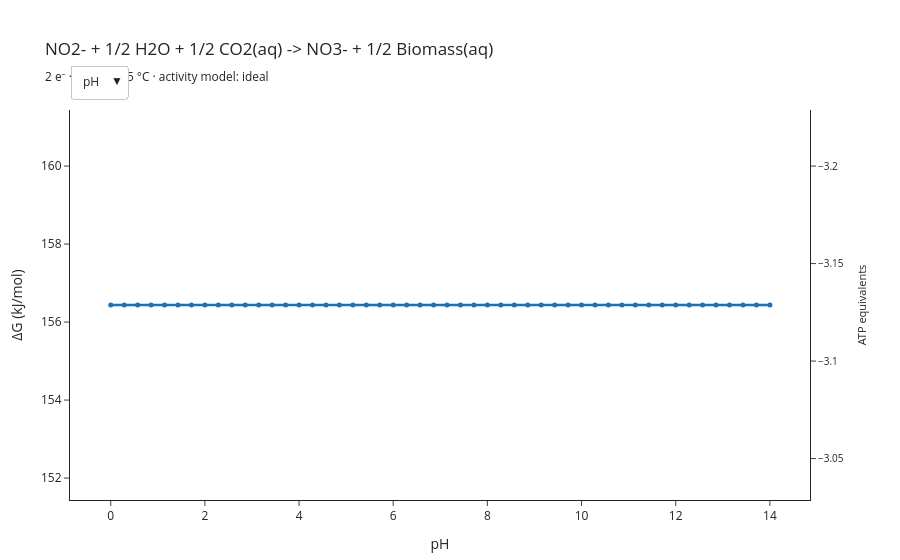

The notebook cell this image was saved under:
### Code cell
from microbial_thermo.sweep import concentration_axis, partial_pressure_axis, ph_axis

axes = [ph_axis(low=0, high=14.0, n=50)] #+ [concentration_axis(E) for E in Elist]
figure = plot_energy_explorer(reaction, axes=axes)

figure.show()

### Figure 1 — Plotly figure (JSON) as saved in the notebook; plotly's stock layout.template omitted (floating-point values rounded to 4 significant figures)
{"data": [{"hovertemplate": "pH: %{x}<br>ΔG: %{y:.1f} kJ/mol<extra></extra>", "line": {"color": "#1F6FB4", "width": 2.5}, "marker": {"size": 5}, "mode": "lines+markers", "name": "pH", "type": "scatter", "visible": true, "x": [0.0, 0.2857, 0.5714, 0.8571, 1.143, 1.429, 1.714, 2.0, 2.286, 2.571, 2.857, 3.143, 3.429, 3.714, 4.0, 4.286, 4.571, 4.857, 5.143, 5.429, 5.714, 6.0, 6.286, 6.571, 6.857, 7.143, 7.429, 7.714, 8.0, 8.286, 8.571, 8.857, 9.143, 9.429, 9.714, 10.0, 10.29, 10.57, 10.86, 11.14, 11.43, 11.71, 12.0, 12.29, 12.57, 12.86, 13.14, 13.43, 13.71, 14.0], "y": [156.4, 156.4, 156.4, 156.4, 156.4, 156.4, 156.4, 156.4, 156.4, 156.4, 156.4, 156.4, 156.4, 156.4, 156.4, 156.4, 156.4, 156.4, 156.4, 156.4, 156.4, 156.4, 156.4, 156.4, 156.4, 156.4, 156.4, 156.4, 156.4, 156.4, 156.4, 156.4, 156.4, 156.4, 156.4, 156.4, 156.4, 156.4, 156.4, 156.4, 156.4, 156.4, 156.4, 156.4, 156.4, 156.4, 156.4, 156.4, 156.4, 156.4]}, {"hoverinfo": "skip", "marker": {"opacity": 0}, "mode": "markers", "showlegend": false, "type": "scatter", "x": [0], "y": [-3.029], "yaxis": "y2"}], "layout": {"annotations": [{"font": {"color": "#8A8A8A", "size": 10}, "showarrow": false, "text": "below the biological energy quantum", "x": 0, "xanchor": "left", "xref": "x domain", "y": 0, "yanchor": "top", "yref": "y"}], "hovermode": "x unified", "margin": {"b": 60, "l": 70, "r": 90, "t": 110}, "shapes": [{"line": {"color": "#333333", "width": 1}, "type": "line", "x0": 0, "x1": 1, "xref": "x domain", "y0": 0, "y1": 0, "yref": "y"}, {"fillcolor": "#E8B84B", "line": {"width": 0}, "opacity": 0.18, "type": "rect", "x0": 0, "x1": 1, "xref": "x domain", "y0": -20, "y1": 0, "yref": "y"}], "showlegend": false, "title": {"text": "NO2- + 1/2 H2O + 1/2 CO2(aq) -> NO3- + 1/2 Biomass(aq)<br><sub>2 e⁻ · pH 7.3 · 25 °C · activity model: ideal</sub>"}, "updatemenus": [{"buttons": [{"args": [{"visible": [true]}, {"xaxis.title.text": "pH", "xaxis.type": "linear"}], "label": "pH", "method": "update"}], "direction": "down", "pad": {"r": 10, "t": 10}, "showactive": true, "x": 0, "xanchor": "left", "y": 1.14, "yanchor": "top"}], "xaxis": {"title": {"text": "pH"}, "type": "linear"}, "yaxis": {"range": [151.4, 161.4], "title": {"text": "ΔG (kJ/mol)"}}, "yaxis2": {"overlaying": "y", "range": [-3.029, -3.229], "showgrid": false, "side": "right", "tickfont": {"size": 10}, "title": {"font": {"size": 11}, "text": "ATP equivalents"}}}}
